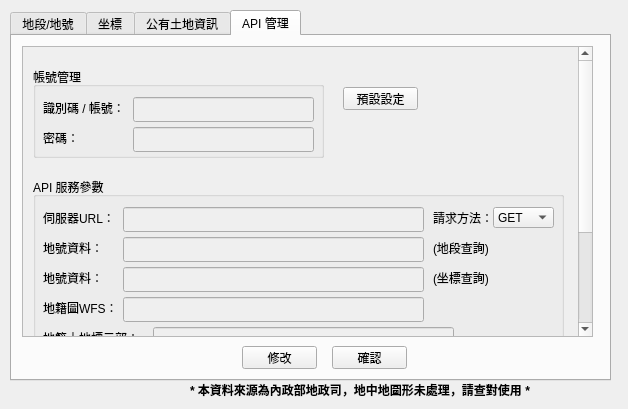
<?xml version="1.0" encoding="UTF-8"?>
<ui version="4.0">
 <class>Dialog</class>
 <widget class="QDialog" name="Dialog">
  <property name="geometry">
   <rect>
    <x>0</x>
    <y>0</y>
    <width>628</width>
    <height>409</height>
   </rect>
  </property>
  <property name="windowTitle">
   <string>地籍查詢</string>
  </property>
  <widget class="QTabWidget" name="tabWidget">
   <property name="geometry">
    <rect>
     <x>10</x>
     <y>10</y>
     <width>601</width>
     <height>371</height>
    </rect>
   </property>
   <property name="currentIndex">
    <number>3</number>
   </property>
   <widget class="QWidget" name="tab">
    <attribute name="title">
     <string>地段/地號</string>
    </attribute>
    <widget class="QComboBox" name="comboBox">
     <property name="geometry">
      <rect>
       <x>90</x>
       <y>10</y>
       <width>161</width>
       <height>22</height>
      </rect>
     </property>
    </widget>
    <widget class="QLabel" name="label_4">
     <property name="geometry">
      <rect>
       <x>10</x>
       <y>10</y>
       <width>41</width>
       <height>21</height>
      </rect>
     </property>
     <property name="font">
      <font>
       <pointsize>9</pointsize>
      </font>
     </property>
     <property name="text">
      <string>縣市：</string>
     </property>
    </widget>
    <widget class="QLabel" name="label_5">
     <property name="geometry">
      <rect>
       <x>10</x>
       <y>45</y>
       <width>41</width>
       <height>21</height>
      </rect>
     </property>
     <property name="font">
      <font>
       <pointsize>9</pointsize>
      </font>
     </property>
     <property name="text">
      <string>鄉鎮：</string>
     </property>
    </widget>
    <widget class="QComboBox" name="comboBox_2">
     <property name="geometry">
      <rect>
       <x>90</x>
       <y>45</y>
       <width>161</width>
       <height>22</height>
      </rect>
     </property>
    </widget>
    <widget class="QLabel" name="label_6">
     <property name="geometry">
      <rect>
       <x>10</x>
       <y>80</y>
       <width>81</width>
       <height>21</height>
      </rect>
     </property>
     <property name="font">
      <font>
       <pointsize>9</pointsize>
      </font>
     </property>
     <property name="text">
      <string>地段名稱：</string>
     </property>
    </widget>
    <widget class="QComboBox" name="comboBox_3">
     <property name="geometry">
      <rect>
       <x>90</x>
       <y>80</y>
       <width>321</width>
       <height>22</height>
      </rect>
     </property>
    </widget>
    <widget class="QLabel" name="label_7">
     <property name="geometry">
      <rect>
       <x>10</x>
       <y>120</y>
       <width>41</width>
       <height>21</height>
      </rect>
     </property>
     <property name="font">
      <font>
       <pointsize>9</pointsize>
      </font>
     </property>
     <property name="text">
      <string>地號：</string>
     </property>
    </widget>
    <widget class="QPushButton" name="pushButton_4">
     <property name="geometry">
      <rect>
       <x>130</x>
       <y>300</y>
       <width>91</width>
       <height>25</height>
      </rect>
     </property>
     <property name="text">
      <string>載入圖層</string>
     </property>
    </widget>
    <widget class="QLabel" name="label_8">
     <property name="geometry">
      <rect>
       <x>10</x>
       <y>160</y>
       <width>81</width>
       <height>16</height>
      </rect>
     </property>
     <property name="font">
      <font>
       <pointsize>9</pointsize>
      </font>
     </property>
     <property name="text">
      <string>已加入地號：</string>
     </property>
    </widget>
    <widget class="QListWidget" name="listWidget_2">
     <property name="enabled">
      <bool>true</bool>
     </property>
     <property name="geometry">
      <rect>
       <x>90</x>
       <y>160</y>
       <width>151</width>
       <height>111</height>
      </rect>
     </property>
     <property name="selectionMode">
      <enum>QAbstractItemView::SingleSelection</enum>
     </property>
     <property name="sortingEnabled">
      <bool>true</bool>
     </property>
    </widget>
    <widget class="QLineEdit" name="lineEdit">
     <property name="geometry">
      <rect>
       <x>90</x>
       <y>120</y>
       <width>161</width>
       <height>20</height>
      </rect>
     </property>
    </widget>
    <widget class="QPushButton" name="pushButton_5">
     <property name="geometry">
      <rect>
       <x>260</x>
       <y>120</y>
       <width>61</width>
       <height>23</height>
      </rect>
     </property>
     <property name="text">
      <string>加入</string>
     </property>
    </widget>
    <widget class="QLabel" name="label_11">
     <property name="geometry">
      <rect>
       <x>100</x>
       <y>270</y>
       <width>151</width>
       <height>21</height>
      </rect>
     </property>
     <property name="font">
      <font>
       <pointsize>9</pointsize>
      </font>
     </property>
     <property name="text">
      <string>↑點擊欲刪除地號即可刪除</string>
     </property>
    </widget>
   </widget>
   <widget class="QWidget" name="tab_2">
    <attribute name="title">
     <string>坐標</string>
    </attribute>
    <widget class="QGroupBox" name="groupBox">
     <property name="enabled">
      <bool>true</bool>
     </property>
     <property name="geometry">
      <rect>
       <x>10</x>
       <y>20</y>
       <width>391</width>
       <height>131</height>
      </rect>
     </property>
     <property name="title">
      <string>輸入座標</string>
     </property>
     <widget class="QComboBox" name="comboBox_4">
      <property name="geometry">
       <rect>
        <x>90</x>
        <y>28</y>
        <width>111</width>
        <height>25</height>
       </rect>
      </property>
      <item>
       <property name="text">
        <string>TWD_97</string>
       </property>
      </item>
      <item>
       <property name="text">
        <string>WGS_84</string>
       </property>
      </item>
     </widget>
     <widget class="QLabel" name="label">
      <property name="geometry">
       <rect>
        <x>10</x>
        <y>30</y>
        <width>81</width>
        <height>21</height>
       </rect>
      </property>
      <property name="font">
       <font>
        <pointsize>9</pointsize>
       </font>
      </property>
      <property name="text">
       <string>坐標系統</string>
      </property>
     </widget>
     <widget class="QLabel" name="label_2">
      <property name="geometry">
       <rect>
        <x>60</x>
        <y>60</y>
        <width>21</width>
        <height>21</height>
       </rect>
      </property>
      <property name="font">
       <font>
        <pointsize>9</pointsize>
       </font>
      </property>
      <property name="text">
       <string>X</string>
      </property>
     </widget>
     <widget class="QLabel" name="label_3">
      <property name="geometry">
       <rect>
        <x>60</x>
        <y>90</y>
        <width>21</width>
        <height>21</height>
       </rect>
      </property>
      <property name="font">
       <font>
        <pointsize>9</pointsize>
       </font>
      </property>
      <property name="text">
       <string>Y</string>
      </property>
     </widget>
     <widget class="QLineEdit" name="lineEdit_2">
      <property name="geometry">
       <rect>
        <x>90</x>
        <y>60</y>
        <width>131</width>
        <height>25</height>
       </rect>
      </property>
      <property name="text">
       <string>311791.151</string>
      </property>
     </widget>
     <widget class="QLineEdit" name="lineEdit_3">
      <property name="geometry">
       <rect>
        <x>90</x>
        <y>90</y>
        <width>131</width>
        <height>25</height>
       </rect>
      </property>
      <property name="text">
       <string>2770590.391</string>
      </property>
     </widget>
     <widget class="QPushButton" name="pushButton_3">
      <property name="geometry">
       <rect>
        <x>290</x>
        <y>90</y>
        <width>91</width>
        <height>31</height>
       </rect>
      </property>
      <property name="text">
       <string>載入地籍圖</string>
      </property>
     </widget>
     <widget class="QCheckBox" name="checkBox">
      <property name="geometry">
       <rect>
        <x>240</x>
        <y>50</y>
        <width>121</width>
        <height>41</height>
       </rect>
      </property>
      <property name="font">
       <font>
        <family>Agency FB</family>
        <pointsize>9</pointsize>
       </font>
      </property>
      <property name="text">
       <string>圖面點選模式</string>
      </property>
      <property name="iconSize">
       <size>
        <width>24</width>
        <height>24</height>
       </size>
      </property>
     </widget>
    </widget>
   </widget>
   <widget class="QWidget" name="tab_3">
    <attribute name="title">
     <string>公有土地資訊</string>
    </attribute>
    <widget class="QTabWidget" name="tabWidget_2">
     <property name="enabled">
      <bool>true</bool>
     </property>
     <property name="geometry">
      <rect>
       <x>10</x>
       <y>10</y>
       <width>361</width>
       <height>261</height>
      </rect>
     </property>
     <property name="currentIndex">
      <number>0</number>
     </property>
     <widget class="QWidget" name="tab_4">
      <attribute name="title">
       <string>土地標示部</string>
      </attribute>
      <widget class="QTableWidget" name="tableWidget_2">
       <property name="enabled">
        <bool>true</bool>
       </property>
       <property name="geometry">
        <rect>
         <x>10</x>
         <y>10</y>
         <width>341</width>
         <height>211</height>
        </rect>
       </property>
       <property name="selectionMode">
        <enum>QAbstractItemView::MultiSelection</enum>
       </property>
       <property name="selectionBehavior">
        <enum>QAbstractItemView::SelectRows</enum>
       </property>
       <attribute name="horizontalHeaderCascadingSectionResizes">
        <bool>true</bool>
       </attribute>
       <attribute name="verticalHeaderCascadingSectionResizes">
        <bool>true</bool>
       </attribute>
       <row>
        <property name="text">
         <string>段名</string>
        </property>
       </row>
       <row>
        <property name="text">
         <string>地號</string>
        </property>
       </row>
       <row>
        <property name="text">
         <string>登記日期</string>
        </property>
       </row>
       <row>
        <property name="text">
         <string>登記原因</string>
        </property>
       </row>
       <row>
        <property name="text">
         <string>面積</string>
        </property>
       </row>
       <row>
        <property name="text">
         <string>使用分區</string>
        </property>
       </row>
       <row>
        <property name="text">
         <string>使用地類別</string>
        </property>
       </row>
       <row>
        <property name="text">
         <string>公告地現值</string>
        </property>
       </row>
       <row>
        <property name="text">
         <string>公告地價</string>
        </property>
       </row>
       <row>
        <property name="text">
         <string>縣市</string>
        </property>
       </row>
       <row>
        <property name="text">
         <string>鄉鎮市區</string>
        </property>
       </row>
       <row>
        <property name="text">
         <string>圖幅號</string>
        </property>
       </row>
       <row>
        <property name="text">
         <string>地上建物建號數量</string>
        </property>
       </row>
       <row>
        <property name="text">
         <string>管理機關統編</string>
        </property>
       </row>
       <row>
        <property name="text">
         <string>管理機關名稱</string>
        </property>
       </row>
       <column>
        <property name="text">
         <string>值</string>
        </property>
       </column>
      </widget>
     </widget>
     <widget class="QWidget" name="tab_5">
      <attribute name="title">
       <string>土地所有權部</string>
      </attribute>
      <widget class="QTableWidget" name="tableWidget">
       <property name="enabled">
        <bool>true</bool>
       </property>
       <property name="geometry">
        <rect>
         <x>10</x>
         <y>10</y>
         <width>341</width>
         <height>211</height>
        </rect>
       </property>
       <property name="selectionMode">
        <enum>QAbstractItemView::MultiSelection</enum>
       </property>
       <property name="selectionBehavior">
        <enum>QAbstractItemView::SelectRows</enum>
       </property>
       <attribute name="horizontalHeaderCascadingSectionResizes">
        <bool>true</bool>
       </attribute>
       <attribute name="verticalHeaderCascadingSectionResizes">
        <bool>true</bool>
       </attribute>
       <row>
        <property name="text">
         <string>段名</string>
        </property>
       </row>
       <row>
        <property name="text">
         <string>地號</string>
        </property>
       </row>
       <row>
        <property name="text">
         <string>登記日期</string>
        </property>
       </row>
       <row>
        <property name="text">
         <string>登記原因</string>
        </property>
       </row>
       <row>
        <property name="text">
         <string>登記原因發生日期</string>
        </property>
       </row>
       <row>
        <property name="text">
         <string>權利範圍類別</string>
        </property>
       </row>
       <row>
        <property name="text">
         <string>權利範圍分母</string>
        </property>
       </row>
       <row>
        <property name="text">
         <string>權利範圍分子</string>
        </property>
       </row>
       <row>
        <property name="text">
         <string>權狀年期</string>
        </property>
       </row>
       <row>
        <property name="text">
         <string>權狀字</string>
        </property>
       </row>
       <row>
        <property name="text">
         <string>權狀號</string>
        </property>
       </row>
       <row>
        <property name="text">
         <string>申報地價</string>
        </property>
       </row>
       <column>
        <property name="text">
         <string>值</string>
        </property>
       </column>
      </widget>
     </widget>
     <widget class="QWidget" name="tab_6">
      <attribute name="title">
       <string>他項權利部</string>
      </attribute>
      <widget class="QTableWidget" name="tableWidget_3">
       <property name="enabled">
        <bool>true</bool>
       </property>
       <property name="geometry">
        <rect>
         <x>10</x>
         <y>10</y>
         <width>341</width>
         <height>211</height>
        </rect>
       </property>
       <property name="sizePolicy">
        <sizepolicy hsizetype="Preferred" vsizetype="Preferred">
         <horstretch>0</horstretch>
         <verstretch>0</verstretch>
        </sizepolicy>
       </property>
       <property name="selectionMode">
        <enum>QAbstractItemView::MultiSelection</enum>
       </property>
       <property name="selectionBehavior">
        <enum>QAbstractItemView::SelectRows</enum>
       </property>
       <attribute name="horizontalHeaderCascadingSectionResizes">
        <bool>true</bool>
       </attribute>
       <attribute name="horizontalHeaderMinimumSectionSize">
        <number>21</number>
       </attribute>
       <attribute name="verticalHeaderCascadingSectionResizes">
        <bool>true</bool>
       </attribute>
       <row>
        <property name="text">
         <string>段名</string>
        </property>
       </row>
       <row>
        <property name="text">
         <string>地號</string>
        </property>
       </row>
       <row>
        <property name="text">
         <string>他項權利登記次序</string>
        </property>
       </row>
       <row>
        <property name="text">
         <string>收件年期</string>
        </property>
       </row>
       <row>
        <property name="text">
         <string>收件字</string>
        </property>
       </row>
       <row>
        <property name="text">
         <string>收件號</string>
        </property>
       </row>
       <row>
        <property name="text">
         <string>登記日期</string>
        </property>
       </row>
       <row>
        <property name="text">
         <string>登記原因</string>
        </property>
       </row>
       <row>
        <property name="text">
         <string>設定權利範圍類別</string>
        </property>
       </row>
       <row>
        <property name="text">
         <string>設定權利範圍持分分母</string>
        </property>
       </row>
       <row>
        <property name="text">
         <string>設定權利範圍持分分子</string>
        </property>
       </row>
       <row>
        <property name="text">
         <string>設定權利範圍面積</string>
        </property>
       </row>
       <row>
        <property name="text">
         <string>證明書字號</string>
        </property>
       </row>
       <row>
        <property name="text">
         <string>債權權利範圍類別</string>
        </property>
       </row>
       <row>
        <property name="text">
         <string>債權權利範圍持分分母</string>
        </property>
       </row>
       <row>
        <property name="text">
         <string>債權權利範圍持分分子</string>
        </property>
       </row>
       <row>
        <property name="text">
         <string>權利種類</string>
        </property>
       </row>
       <row>
        <property name="text">
         <string>標的種類</string>
        </property>
       </row>
       <column>
        <property name="text">
         <string>值</string>
        </property>
       </column>
      </widget>
     </widget>
     <widget class="QWidget" name="tab_7">
      <attribute name="title">
       <string>建物標示部</string>
      </attribute>
      <widget class="QTableWidget" name="tableWidget_4">
       <property name="enabled">
        <bool>true</bool>
       </property>
       <property name="geometry">
        <rect>
         <x>10</x>
         <y>10</y>
         <width>341</width>
         <height>211</height>
        </rect>
       </property>
       <property name="selectionMode">
        <enum>QAbstractItemView::MultiSelection</enum>
       </property>
       <property name="selectionBehavior">
        <enum>QAbstractItemView::SelectRows</enum>
       </property>
       <attribute name="horizontalHeaderCascadingSectionResizes">
        <bool>true</bool>
       </attribute>
       <attribute name="verticalHeaderCascadingSectionResizes">
        <bool>true</bool>
       </attribute>
       <row>
        <property name="text">
         <string>段名</string>
        </property>
       </row>
       <row>
        <property name="text">
         <string>地號</string>
        </property>
       </row>
       <row>
        <property name="text">
         <string>收件年期</string>
        </property>
       </row>
       <row>
        <property name="text">
         <string>收件字</string>
        </property>
       </row>
       <row>
        <property name="text">
         <string>收件號</string>
        </property>
       </row>
       <row>
        <property name="text">
         <string>登記日期</string>
        </property>
       </row>
       <row>
        <property name="text">
         <string>登記原因</string>
        </property>
       </row>
       <row>
        <property name="text">
         <string>建物總面積</string>
        </property>
       </row>
       <row>
        <property name="text">
         <string>建物門牌</string>
        </property>
       </row>
       <row>
        <property name="text">
         <string>主要用途</string>
        </property>
       </row>
       <row>
        <property name="text">
         <string>主要建材</string>
        </property>
       </row>
       <row>
        <property name="text">
         <string>建物層數</string>
        </property>
       </row>
       <row>
        <property name="text">
         <string>建築完成日期</string>
        </property>
       </row>
       <column>
        <property name="text">
         <string>值</string>
        </property>
       </column>
      </widget>
     </widget>
    </widget>
    <widget class="QPushButton" name="pushButton_2">
     <property name="geometry">
      <rect>
       <x>290</x>
       <y>270</y>
       <width>75</width>
       <height>23</height>
      </rect>
     </property>
     <property name="text">
      <string>複製表格</string>
     </property>
    </widget>
    <widget class="QComboBox" name="comboBox_5">
     <property name="geometry">
      <rect>
       <x>380</x>
       <y>50</y>
       <width>121</width>
       <height>22</height>
      </rect>
     </property>
    </widget>
    <widget class="QLabel" name="label_10">
     <property name="geometry">
      <rect>
       <x>380</x>
       <y>30</y>
       <width>101</width>
       <height>21</height>
      </rect>
     </property>
     <property name="font">
      <font>
       <pointsize>9</pointsize>
      </font>
     </property>
     <property name="text">
      <string>下拉切換地號資訊</string>
     </property>
    </widget>
   </widget>
   <widget class="QWidget" name="tab_8">
    <property name="enabled">
     <bool>true</bool>
    </property>
    <attribute name="title">
     <string>API 管理</string>
    </attribute>
    <widget class="QScrollArea" name="scrollArea">
     <property name="geometry">
      <rect>
       <x>10</x>
       <y>10</y>
       <width>571</width>
       <height>291</height>
      </rect>
     </property>
     <property name="sizePolicy">
      <sizepolicy hsizetype="Expanding" vsizetype="Expanding">
       <horstretch>0</horstretch>
       <verstretch>0</verstretch>
      </sizepolicy>
     </property>
     <property name="minimumSize">
      <size>
       <width>300</width>
       <height>0</height>
      </size>
     </property>
     <property name="autoFillBackground">
      <bool>false</bool>
     </property>
     <property name="widgetResizable">
      <bool>true</bool>
     </property>
     <widget class="QWidget" name="scrollAreaWidgetContents_2">
      <property name="geometry">
       <rect>
        <x>0</x>
        <y>0</y>
        <width>552</width>
        <height>440</height>
       </rect>
      </property>
      <property name="minimumSize">
       <size>
        <width>0</width>
        <height>440</height>
       </size>
      </property>
      <widget class="QGroupBox" name="groupBox_9">
       <property name="geometry">
        <rect>
         <x>10</x>
         <y>20</y>
         <width>291</width>
         <height>91</height>
        </rect>
       </property>
       <property name="title">
        <string>帳號管理</string>
       </property>
       <widget class="QLineEdit" name="lineEdit_7">
        <property name="enabled">
         <bool>false</bool>
        </property>
        <property name="geometry">
         <rect>
          <x>100</x>
          <y>30</y>
          <width>181</width>
          <height>25</height>
         </rect>
        </property>
        <property name="text">
         <string/>
        </property>
        <property name="echoMode">
         <enum>QLineEdit::Password</enum>
        </property>
       </widget>
       <widget class="QLabel" name="label_14">
        <property name="geometry">
         <rect>
          <x>10</x>
          <y>60</y>
          <width>41</width>
          <height>21</height>
         </rect>
        </property>
        <property name="font">
         <font>
          <pointsize>9</pointsize>
         </font>
        </property>
        <property name="text">
         <string>密碼：</string>
        </property>
       </widget>
       <widget class="QLabel" name="label_16">
        <property name="geometry">
         <rect>
          <x>10</x>
          <y>30</y>
          <width>81</width>
          <height>21</height>
         </rect>
        </property>
        <property name="font">
         <font>
          <pointsize>9</pointsize>
         </font>
        </property>
        <property name="text">
         <string>識別碼 / 帳號：</string>
        </property>
       </widget>
       <widget class="QLineEdit" name="lineEdit_5">
        <property name="enabled">
         <bool>false</bool>
        </property>
        <property name="geometry">
         <rect>
          <x>100</x>
          <y>60</y>
          <width>181</width>
          <height>25</height>
         </rect>
        </property>
        <property name="text">
         <string/>
        </property>
        <property name="echoMode">
         <enum>QLineEdit::Password</enum>
        </property>
       </widget>
      </widget>
      <widget class="QGroupBox" name="groupBox_11">
       <property name="geometry">
        <rect>
         <x>10</x>
         <y>130</y>
         <width>531</width>
         <height>301</height>
        </rect>
       </property>
       <property name="title">
        <string>API 服務參數</string>
       </property>
       <widget class="QLineEdit" name="lineEdit_10">
        <property name="enabled">
         <bool>false</bool>
        </property>
        <property name="geometry">
         <rect>
          <x>90</x>
          <y>60</y>
          <width>301</width>
          <height>25</height>
         </rect>
        </property>
        <property name="text">
         <string/>
        </property>
       </widget>
       <widget class="QLabel" name="label_19">
        <property name="geometry">
         <rect>
          <x>10</x>
          <y>90</y>
          <width>61</width>
          <height>21</height>
         </rect>
        </property>
        <property name="font">
         <font>
          <pointsize>9</pointsize>
         </font>
        </property>
        <property name="text">
         <string>地號資料：</string>
        </property>
       </widget>
       <widget class="QLabel" name="label_20">
        <property name="geometry">
         <rect>
          <x>10</x>
          <y>60</y>
          <width>61</width>
          <height>21</height>
         </rect>
        </property>
        <property name="font">
         <font>
          <pointsize>9</pointsize>
         </font>
        </property>
        <property name="text">
         <string>地號資料：</string>
        </property>
       </widget>
       <widget class="QLineEdit" name="lineEdit_11">
        <property name="enabled">
         <bool>false</bool>
        </property>
        <property name="geometry">
         <rect>
          <x>90</x>
          <y>90</y>
          <width>301</width>
          <height>25</height>
         </rect>
        </property>
        <property name="text">
         <string/>
        </property>
       </widget>
       <widget class="QLabel" name="label_21">
        <property name="geometry">
         <rect>
          <x>400</x>
          <y>30</y>
          <width>61</width>
          <height>21</height>
         </rect>
        </property>
        <property name="font">
         <font>
          <pointsize>9</pointsize>
         </font>
        </property>
        <property name="text">
         <string>請求方法：</string>
        </property>
       </widget>
       <widget class="QComboBox" name="comboBox_6">
        <property name="geometry">
         <rect>
          <x>460</x>
          <y>30</y>
          <width>61</width>
          <height>21</height>
         </rect>
        </property>
        <item>
         <property name="text">
          <string>GET</string>
         </property>
        </item>
        <item>
         <property name="text">
          <string>POST</string>
         </property>
        </item>
       </widget>
       <widget class="QLabel" name="label_22">
        <property name="geometry">
         <rect>
          <x>10</x>
          <y>30</y>
          <width>71</width>
          <height>21</height>
         </rect>
        </property>
        <property name="font">
         <font>
          <pointsize>9</pointsize>
         </font>
        </property>
        <property name="text">
         <string>伺服器URL：</string>
        </property>
       </widget>
       <widget class="QLineEdit" name="lineEdit_12">
        <property name="enabled">
         <bool>false</bool>
        </property>
        <property name="geometry">
         <rect>
          <x>90</x>
          <y>30</y>
          <width>301</width>
          <height>25</height>
         </rect>
        </property>
        <property name="text">
         <string/>
        </property>
       </widget>
       <widget class="QLabel" name="label_23">
        <property name="geometry">
         <rect>
          <x>400</x>
          <y>60</y>
          <width>81</width>
          <height>21</height>
         </rect>
        </property>
        <property name="font">
         <font>
          <pointsize>9</pointsize>
         </font>
        </property>
        <property name="text">
         <string>(地段查詢)</string>
        </property>
       </widget>
       <widget class="QLabel" name="label_24">
        <property name="geometry">
         <rect>
          <x>400</x>
          <y>90</y>
          <width>81</width>
          <height>21</height>
         </rect>
        </property>
        <property name="font">
         <font>
          <pointsize>9</pointsize>
         </font>
        </property>
        <property name="text">
         <string>(坐標查詢)</string>
        </property>
       </widget>
       <widget class="QLabel" name="label_25">
        <property name="geometry">
         <rect>
          <x>10</x>
          <y>120</y>
          <width>71</width>
          <height>21</height>
         </rect>
        </property>
        <property name="font">
         <font>
          <pointsize>9</pointsize>
         </font>
        </property>
        <property name="text">
         <string>地籍圖WFS：</string>
        </property>
       </widget>
       <widget class="QLineEdit" name="lineEdit_13">
        <property name="enabled">
         <bool>false</bool>
        </property>
        <property name="geometry">
         <rect>
          <x>90</x>
          <y>120</y>
          <width>301</width>
          <height>25</height>
         </rect>
        </property>
        <property name="text">
         <string/>
        </property>
       </widget>
       <widget class="QLabel" name="label_26">
        <property name="geometry">
         <rect>
          <x>10</x>
          <y>150</y>
          <width>101</width>
          <height>21</height>
         </rect>
        </property>
        <property name="font">
         <font>
          <pointsize>9</pointsize>
         </font>
        </property>
        <property name="text">
         <string>地籍土地標示部：</string>
        </property>
       </widget>
       <widget class="QLineEdit" name="lineEdit_14">
        <property name="enabled">
         <bool>false</bool>
        </property>
        <property name="geometry">
         <rect>
          <x>120</x>
          <y>150</y>
          <width>301</width>
          <height>25</height>
         </rect>
        </property>
        <property name="text">
         <string/>
        </property>
       </widget>
       <widget class="QLabel" name="label_27">
        <property name="geometry">
         <rect>
          <x>10</x>
          <y>210</y>
          <width>81</width>
          <height>21</height>
         </rect>
        </property>
        <property name="font">
         <font>
          <pointsize>9</pointsize>
         </font>
        </property>
        <property name="text">
         <string>公有土地登記：</string>
        </property>
       </widget>
       <widget class="QLineEdit" name="lineEdit_15">
        <property name="enabled">
         <bool>false</bool>
        </property>
        <property name="geometry">
         <rect>
          <x>110</x>
          <y>210</y>
          <width>301</width>
          <height>25</height>
         </rect>
        </property>
        <property name="text">
         <string/>
        </property>
       </widget>
       <widget class="QLabel" name="label_28">
        <property name="geometry">
         <rect>
          <x>10</x>
          <y>240</y>
          <width>111</width>
          <height>21</height>
         </rect>
        </property>
        <property name="font">
         <font>
          <pointsize>9</pointsize>
         </font>
        </property>
        <property name="text">
         <string>地籍土地所有權部：</string>
        </property>
       </widget>
       <widget class="QLineEdit" name="lineEdit_16">
        <property name="enabled">
         <bool>false</bool>
        </property>
        <property name="geometry">
         <rect>
          <x>130</x>
          <y>240</y>
          <width>301</width>
          <height>25</height>
         </rect>
        </property>
        <property name="text">
         <string/>
        </property>
       </widget>
       <widget class="QLabel" name="label_39">
        <property name="geometry">
         <rect>
          <x>10</x>
          <y>270</y>
          <width>121</width>
          <height>21</height>
         </rect>
        </property>
        <property name="font">
         <font>
          <pointsize>9</pointsize>
         </font>
        </property>
        <property name="text">
         <string>地籍土地他項權利部：</string>
        </property>
       </widget>
       <widget class="QLineEdit" name="lineEdit_24">
        <property name="enabled">
         <bool>false</bool>
        </property>
        <property name="geometry">
         <rect>
          <x>140</x>
          <y>270</y>
          <width>301</width>
          <height>25</height>
         </rect>
        </property>
        <property name="text">
         <string/>
        </property>
       </widget>
       <widget class="QLabel" name="label_40">
        <property name="geometry">
         <rect>
          <x>10</x>
          <y>180</y>
          <width>101</width>
          <height>21</height>
         </rect>
        </property>
        <property name="font">
         <font>
          <pointsize>9</pointsize>
         </font>
        </property>
        <property name="text">
         <string>地籍建物標示部：</string>
        </property>
       </widget>
       <widget class="QLineEdit" name="lineEdit_25">
        <property name="enabled">
         <bool>false</bool>
        </property>
        <property name="geometry">
         <rect>
          <x>120</x>
          <y>180</y>
          <width>301</width>
          <height>25</height>
         </rect>
        </property>
        <property name="text">
         <string/>
        </property>
       </widget>
      </widget>
      <widget class="QPushButton" name="startPair_3">
       <property name="geometry">
        <rect>
         <x>320</x>
         <y>40</y>
         <width>75</width>
         <height>23</height>
        </rect>
       </property>
       <property name="sizePolicy">
        <sizepolicy hsizetype="Fixed" vsizetype="Expanding">
         <horstretch>0</horstretch>
         <verstretch>0</verstretch>
        </sizepolicy>
       </property>
       <property name="text">
        <string>預設設定</string>
       </property>
      </widget>
     </widget>
    </widget>
    <widget class="QPushButton" name="startPair">
     <property name="geometry">
      <rect>
       <x>230</x>
       <y>310</y>
       <width>75</width>
       <height>23</height>
      </rect>
     </property>
     <property name="sizePolicy">
      <sizepolicy hsizetype="Fixed" vsizetype="Expanding">
       <horstretch>0</horstretch>
       <verstretch>0</verstretch>
      </sizepolicy>
     </property>
     <property name="text">
      <string>修改</string>
     </property>
    </widget>
    <widget class="QPushButton" name="startPair_2">
     <property name="geometry">
      <rect>
       <x>320</x>
       <y>310</y>
       <width>75</width>
       <height>23</height>
      </rect>
     </property>
     <property name="sizePolicy">
      <sizepolicy hsizetype="Fixed" vsizetype="Expanding">
       <horstretch>0</horstretch>
       <verstretch>0</verstretch>
      </sizepolicy>
     </property>
     <property name="text">
      <string>確認</string>
     </property>
    </widget>
   </widget>
  </widget>
  <widget class="QLabel" name="label_9">
   <property name="geometry">
    <rect>
     <x>190</x>
     <y>380</y>
     <width>381</width>
     <height>20</height>
    </rect>
   </property>
   <property name="font">
    <font>
     <weight>75</weight>
     <bold>true</bold>
    </font>
   </property>
   <property name="text">
    <string>* 本資料來源為內政部地政司，地中地圖形未處理，請查對使用 *</string>
   </property>
  </widget>
 </widget>
 <resources/>
 <connections/>
</ui>
